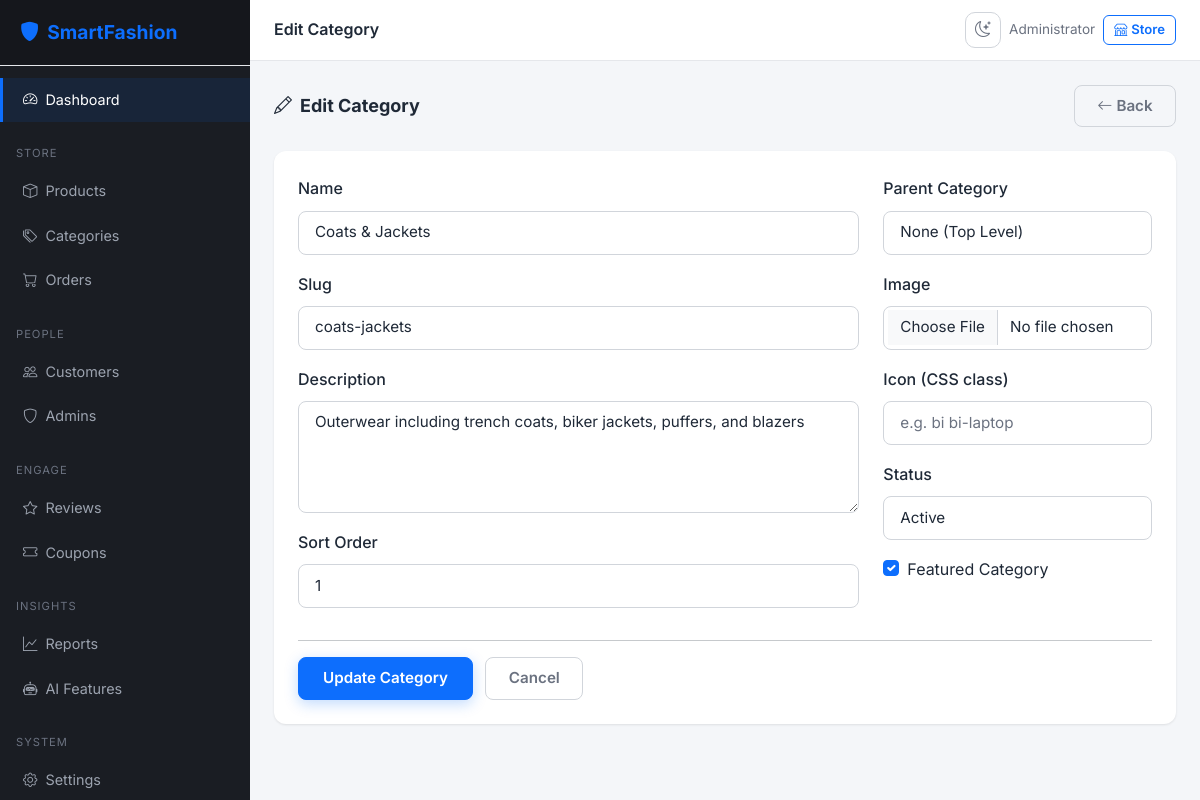
The app's page /admin/categories/edit/1 (signed in) with its own data.
### tables this page shows
CREATE TABLE categories (
  id INT UNSIGNED AUTO_INCREMENT PRIMARY KEY,
  name VARCHAR(100) NOT NULL,
  slug VARCHAR(120) NOT NULL UNIQUE,
  description TEXT DEFAULT NULL,
  parent_id INT UNSIGNED DEFAULT NULL,
  image VARCHAR(255) DEFAULT NULL,
  icon VARCHAR(50) DEFAULT NULL,
  sort_order INT DEFAULT 0,
  is_featured TINYINT(1) DEFAULT 0,
  status ENUM('active','inactive') DEFAULT 'active',
  created_at DATETIME DEFAULT CURRENT_TIMESTAMP,
  updated_at DATETIME DEFAULT CURRENT_TIMESTAMP ON UPDATE CURRENT_TIMESTAMP,
  INDEX idx_categories_slug (slug),
  INDEX idx_categories_parent (parent_id),
  INDEX idx_categories_status (status),
  CONSTRAINT fk_categories_parent FOREIGN KEY (parent_id) REFERENCES categories(id) ON DELETE SET NULL ON UPDATE CASCADE
);

### controllers/AdminController.php (called while the page is built, shortened)
<?php
require_once __DIR__ . '/../models/Category.php';
class AdminController {
    public function categoryEdit(int $id): void {
        $categoryModel = new Category();
        $category = $categoryModel->find($id);
        $parentCategories = $categoryModel->getParentCategories();
        require __DIR__ . '/../views/admin/categories/form.php';
    }
}

### config/app.php (called while the page is built, shortened)
<?php
require_once __DIR__ . '/database.php';
function url(string $path = ''): string {
    return APP_URL . '/' . ltrim($path, '/');
}

### config/database.php (called while the page is built, shortened)
<?php
function getDbConnection(): PDO {
    static $pdo = null;
    if ($pdo === null) {
        $dsn = "mysql:host=" . DB_HOST . ";dbname=" . DB_NAME . ";charset=" . DB_CHARSET;
        $options = [
            PDO::ATTR_ERRMODE            => PDO::ERRMODE_EXCEPTION,
            PDO::ATTR_DEFAULT_FETCH_MODE => PDO::FETCH_ASSOC,
            PDO::ATTR_EMULATE_PREPARES   => false,
        ];
        try {
            $pdo = new PDO($dsn, DB_USER, DB_PASS, $options);
        } catch (PDOException $e) {
            die("Database connection failed: " . $e->getMessage());
        }
    }
    return $pdo;
}

### models/BaseModel.php (called while the page is built, shortened)
<?php
abstract class BaseModel {
    protected PDO $db;
    protected string $table;
    protected string $primaryKey = 'id';
    public function __construct() {
        $this->db = getDbConnection();
    }
    public function find(int $id): ?array {
        $stmt = $this->db->prepare("SELECT * FROM {$this->table} WHERE {$this->primaryKey} = ? LIMIT 1");
        $stmt->execute([$id]);
        $result = $stmt->fetch();
        return $result ?: null;
    }
}

### models/Category.php (called while the page is built, shortened)
<?php
require_once __DIR__ . '/BaseModel.php';
class Category extends BaseModel {
    public function getParentCategories(): array {
        $stmt = $this->db->query("SELECT * FROM categories WHERE parent_id IS NULL AND status = 'active' ORDER BY sort_order ASC");
        return $stmt->fetchAll();
    }
}

### views/admin/categories/form.php (the view, shortened to what this page needs)
<?php $pageTitle = isset($category) ? 'Edit Category' : 'Add Category'; ?>
<?php require __DIR__ . '/../partials/header.php'; ?>
<div class="d-flex justify-content-between align-items-center mb-4">
    <h4 class="fw-bold mb-0"><i class="bi bi-<?= isset($category) ? 'pencil' : 'plus-lg' ?> me-2"></i><?= $pageTitle ?></h4>
    <a href="<?= url('admin/categories') ?>" class="btn btn-outline-secondary"><i class="bi bi-arrow-left me-1"></i>Back</a>
</div>
<div class="card border-0 shadow-sm">
    <div class="card-body p-4">
        <form method="POST" enctype="multipart/form-data">
            <div class="row">
                <div class="col-md-8">
                    <div class="mb-3">
                        <label class="form-label fw-medium">Name</label>
                        <input type="text" name="name" class="form-control" value="<?= htmlspecialchars($category['name'] ?? '') ?>" required>
                    </div>
                    <div class="mb-3">
                        <label class="form-label fw-medium">Slug</label>
                        <input type="text" name="slug" class="form-control" value="<?= htmlspecialchars($category['slug'] ?? '') ?>" placeholder="Leave empty to auto-generate">
                    </div>
                    <div class="mb-3">
                        <label class="form-label fw-medium">Description</label>
                        <textarea name="description" class="form-control" rows="4"><?= htmlspecialchars($category['description'] ?? '') ?></textarea>
                    </div>
                    <div class="mb-3">
                        <label class="form-label fw-medium">Sort Order</label>
                        <input type="number" name="sort_order" class="form-control" value="<?= $category['sort_order'] ?? 0 ?>" min="0">
                    </div>
                </div>
                <div class="col-md-4">
                    <div class="mb-3">
                        <label class="form-label fw-medium">Parent Category</label>
                        <select name="parent_id" class="form-select">
                            <option value="">None (Top Level)</option>
                        </select>
                    </div>
                    <div class="mb-3">
                        <label class="form-label fw-medium">Image</label>
                        <input type="file" name="image" class="form-control" accept="image/*">
                    </div>
                    <div class="mb-3">
                        <label class="form-label fw-medium">Icon (CSS class)</label>
                        <input type="text" name="icon" class="form-control" value="<?= htmlspecialchars($category['icon'] ?? '') ?>" placeholder="e.g. bi bi-laptop">
                    </div>
                    <div class="mb-3">
                        <label class="form-label fw-medium">Status</label>
                        <select name="status" class="form-select">
                            <option value="active" <?= (isset($category) && $category['status'] === 'active') ? 'selected' : '' ?>>Active</option>
                        </select>
                    </div>
                    <div class="mb-3">
                        <div class="form-check">
                            <input type="checkbox" name="is_featured" class="form-check-input" id="isFeatured" value="1" <?= (isset($category) && $category['is_featured']) ? 'checked' : '' ?>>
                            <label class="form-check-label" for="isFeatured">Featured Category</label>
                        </div>
                    </div>
                </div>
            </div>
            <hr>
            <button type="submit" class="btn btn-primary px-4"><?= isset($category) ? 'Update Category' : 'Create Category' ?></button>
            <a href="<?= url('admin/categories') ?>" class="btn btn-outline-secondary ms-2">Cancel</a>
        </form>
    </div>
</div>
<?php require __DIR__ . '/../partials/footer.php'; ?>

### assets/css/style.css (style rules this page uses)
:root { --font-family: 'Inter', -apple-system, BlinkMacSystemFont, 'Segoe UI', Roboto, sans-serif; --transition-base: all 0.3s cubic-bezier(0.4, 0, 0.2, 1); --transition-smooth: all 0.4s cubic-bezier(0.4, 0, 0.2, 1); --bg-body: #f8f9fa; --bg-card: #ffffff; --bg-section-alt: #f8f9fa; --text-body: #212529; --text-muted: #6c757d; --text-dark: #212529; --border-color: #dee2e6; --input-bg: #ffffff; --input-border: #dee2e6; --shadow-sm: 0 1px 3px rgba(0,0,0,0.06), 0 1px 2px rgba(0,0,0,0.04); --shadow-md: 0 4px 16px rgba(0,0,0,0.06), 0 2px 8px rgba(0,0,0,0.04); --shadow-hover: 0 12px 40px rgba(0,0,0,0.1), 0 4px 16px rgba(0,0,0,0.06); --shadow-lg: 0 20px 60px rgba(0,0,0,0.08), 0 8px 24px rgba(0,0,0,0.06); --radius-sm: 8px; --radius-md: 14px; --radius-lg: 20px; --radius-xl: 28px; --section-gap: 80px; --section-gap-mobile: 48px; --container-max: 1320px; }
html { scroll-behavior: smooth; }
body { font-family: var(--font-family); background-color: var(--bg-body); color: var(--text-body); transition: background-color 0.3s ease, color 0.3s ease; line-height: 1.7; -webkit-font-smoothing: antialiased; -moz-osx-font-smoothing: grayscale; }
h4, .h4 { font-size: clamp(1.1rem, 1.5vw, 1.4rem); line-height: 1.35; }
.btn { border-radius: var(--radius-sm); font-weight: 600; padding: 0.55rem 1.4rem; font-size: 0.95rem; transition: var(--transition-base); }
.btn-primary { box-shadow: 0 4px 14px rgba(13,110,253,0.25); }
.card { border-radius: var(--radius-md); border: none !important; }
.card.shadow-sm { box-shadow: var(--shadow-sm) !important; }
.form-control, .form-select { border-radius: var(--radius-sm); border: 1px solid var(--input-border); padding: 0.6rem 1rem; font-size: 0.95rem; transition: var(--transition-base); }

### assets/css/admin.css (style rules this page uses)
:root { --sidebar-width: 250px; --topbar-height: 60px; --sidebar-active: #0d6efd; }
[data-theme="light"] { --body-bg: #f4f6f9; --card-bg: #ffffff; --card-border: #e5e7eb; --topbar-bg: #ffffff; --topbar-border: #e5e7eb; --sidebar-bg: #1a1d23; --sidebar-hover: #2a2d35; --sidebar-brand-bg: #15171c; --sidebar-color: #9ca3af; --sidebar-color-hover: #ffffff; --sidebar-nav-section: #6b7280; --text-primary: #1f2937; --text-muted: #6b7280; --table-header-bg: #f8f9fa; --table-border: #e5e7eb; --input-bg: #ffffff; --input-border: #d1d5db; --stat-card-shadow: 0 1px 3px rgba(0,0,0,0.08); --stat-card-shadow-hover: 0 4px 12px rgba(0,0,0,0.1); --card-shadow: 0 1px 3px rgba(0,0,0,0.08); --link-color: #0d6efd; --pagination-bg: #ffffff; --list-group-hover: #f8f9fa; --tab-active-bg: #ffffff; --bs-body-color: #1f2937; --bs-body-bg: #ffffff; --bs-emphasis-color: #000000; --bs-secondary-color: #6b7280; --bs-tertiary-color: #9ca3af; --bs-border-color: #dee2e6; --bs-table-color: #1f2937; --bs-table-bg: transparent; --bs-table-striped-bg: #f8f9fa; --bs-table-hover-bg: #f0f0f0; --bs-table-border-color: #e5e7eb; --bs-link-color: #0d6efd; --bs-link-hover-color: #0a58ca; }
body { font-family: 'Inter', sans-serif; background: var(--body-bg); overflow-x: hidden; color: var(--text-primary); transition: background 0.2s, color 0.2s; }
a { color: var(--link-color); }
.card { border: none; border-radius: 12px; box-shadow: var(--card-shadow); background: var(--card-bg); transition: background 0.2s, box-shadow 0.2s; }
.card-body { padding: 20px; color: var(--text-primary); }
select.form-select, input.form-control, textarea.form-control { background: var(--input-bg); border-color: var(--input-border); color: var(--text-primary); }
select.form-select option { background: var(--card-bg); color: var(--text-primary); }
.btn-outline-secondary { color: var(--text-muted); border-color: var(--input-border); }
.form-label { color: var(--text-primary); }

### records on screen
categories: name "Coats & Jackets", slug "coats-jackets", description "Outerwear including trench coats, biker jackets, puffers, and blazers", sort_order "1", status "Active", is_featured "☑"

### other values on screen
APP_NAME "SmartFashion"
$pageTitle "Edit Category"
$_SESSION['admin_name'] "Administrator"
